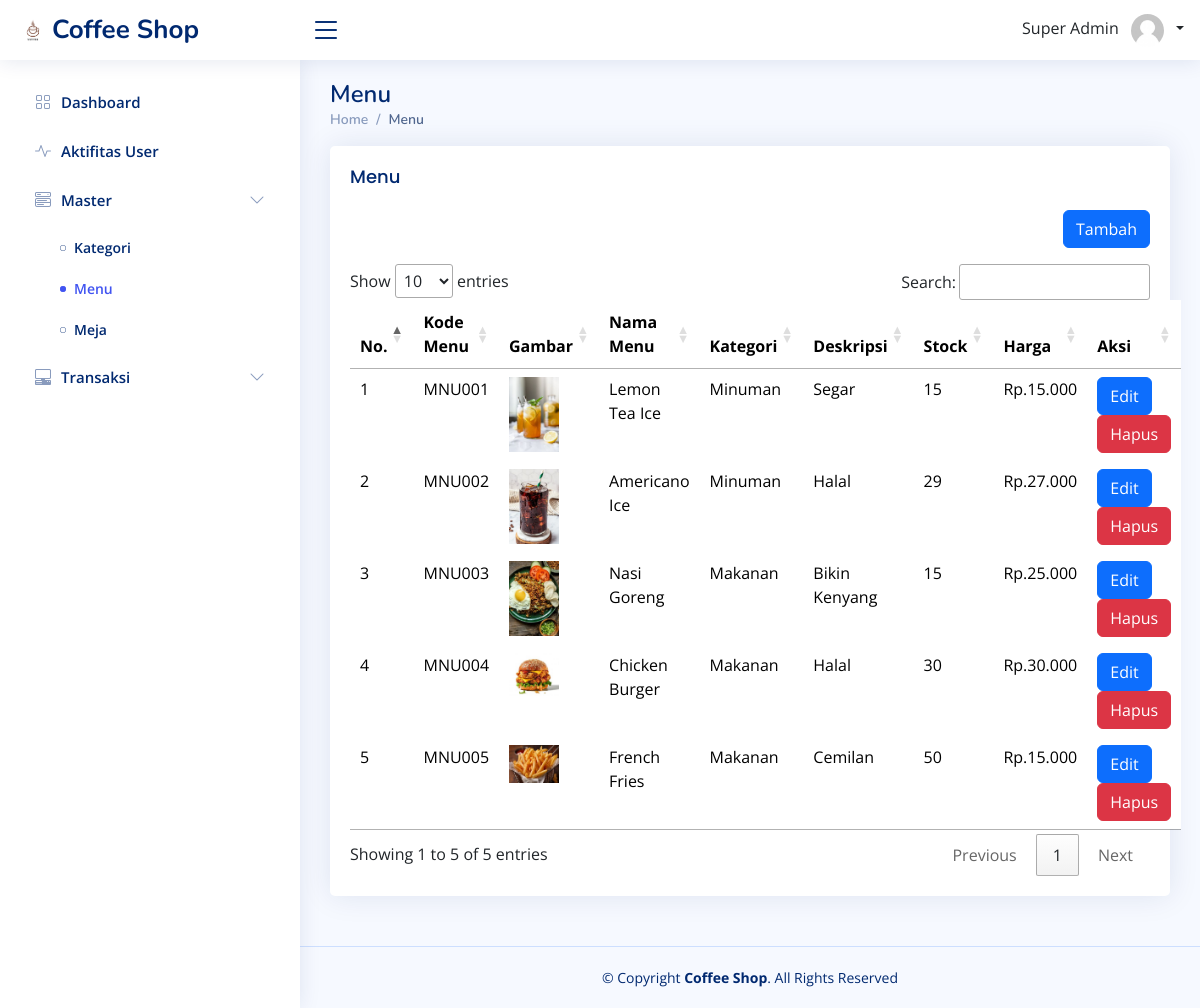
/index_manajer.php?page=menu (signed in), run on an earlier commit of the app's database.
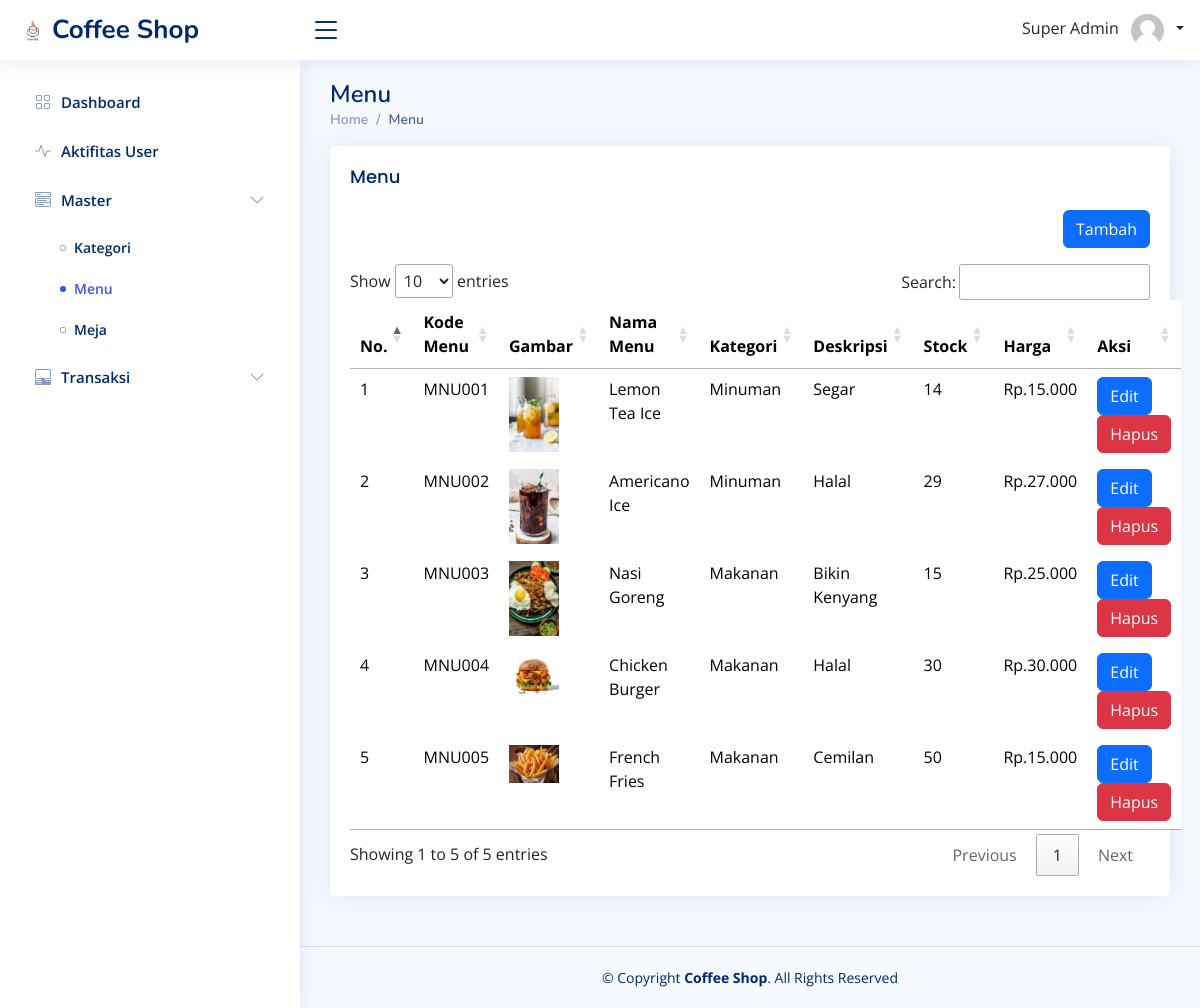
And on a later commit of the database.
### tables this page shows
CREATE TABLE `t_menu` (
  `id_menu` int(11) NOT NULL,
  `kode_menu` varchar(255) NOT NULL,
  `gambar` varchar(255) NOT NULL,
  `nama_menu` varchar(255) NOT NULL,
  `id_kategori` int(11) NOT NULL,
  `deskripsi` text NOT NULL,
  `stock` int(11) NOT NULL,
  `harga` int(11) NOT NULL
);

CREATE TABLE `tkategori` (
  `id` int(11) NOT NULL,
  `kode_kategori` varchar(255) NOT NULL,
  `nama_kategori` varchar(255) NOT NULL
);

### function/view-query.php (called while the page is built, shortened)
<?php
function getMenu($id = null)
{
    $conn = connection();
    if ($id) {
        $query = "SELECT t_menu.*, tkategori.kode_kategori, tkategori.nama_kategori FROM t_menu JOIN tkategori ON t_menu.id_kategori = tkategori.id WHERE t_menu.id_menu = '$id'";
    } else {
        $query = "SELECT t_menu.*, tkategori.kode_kategori, tkategori.nama_kategori FROM t_menu JOIN tkategori ON t_menu.id_kategori = tkategori.id";
    }
    $result = mysqli_query($conn, $query);
    return $result;
}

### pages-manajer/menu/index_manajer.php (the view, shortened to what this page needs)
<?php
include('function/view-query.php');
$data = getMenu();
?>
<main id="main" class="main">
    <div class="pagetitle">
        <h1>Menu</h1>
        <nav>
            <ol class="breadcrumb">
                <li class="breadcrumb-item"><a href="index_manajer.php">Home</a></li>
                <li class="breadcrumb-item active">Menu</li>
            </ol>
        </nav>
    </div>
    <section class="section">
        <div class="row">
            <div class="col-lg-12">
                <div class="card">
                    <div class="card-body">
                        <h5 class="card-title">Menu</h5>
                        <div class="text-end mb-3">
                            <a href="index_manajer.php?page=menu/create">
                                <button type="button" class="btn btn-primary">
                                    Tambah
                                </button>
                            </a>
                        </div>
                        <table class="table table-borderless" id="table-menu">
                            <thead>
                                <tr>
                                    <th>No.</th>
                                    <th>Kode Menu</th>
                                    <th>Gambar</th>
                                    <th>Nama Menu</th>
                                    <th>Kategori</th>
                                    <th>Deskripsi</th>
                                    <th>Stock</th>
                                    <th>Harga</th>
                                    <th>Aksi</th>
                                </tr>
                            </thead>
                            <tbody>
                                <?php
                                if (empty($data)) { ?>
                                    <tr>
                                        <td colspan="8" class="text-center">Tidak ada data</td>
                                    </tr>
                                    <?php } else {
                                    foreach ($data as $key => $value) { ?>
                                        <tr>
                                            <td><?= $key + 1 ?></td>
                                            <td><?= $value['kode_menu'] ?></td>
                                            <td>
                                                <img src="public/img/product/<?= $value['gambar'] ?>" width="50px">
                                            </td>
                                            <td><?= $value['nama_menu'] ?></td>
                                            <td><?= $value['nama_kategori'] ?></td>
                                            <td><?= $value['deskripsi'] ?></td>
                                            <td><?= $value['stock'] ?></td>
                                            <td>Rp.<?= number_format($value['harga'], 0, ',', '.') ?></td>
                                            <td>
                                                <a href="index_manajer.php?page=menu/edit&id=<?= $value['id_menu'] ?>">
                                                    <button type="button" class="btn btn-primary">
                                                        Edit
                                                    </button>
                                                </a>
                                                <a href="logic/menu/delete.php?id=<?= $value['id_menu'] ?>" onclick="javascript:return confirm('Hapus Data Barang ?');">
                                                    <button type="button" class="btn btn-danger">
                                                        Hapus
                                                    </button>
                                                </a>
                                            </td>
                                        </tr>
                                <?php }
                                }
                                ?>
                            </tbody>
                        </table>
                    </div>
                </div>
            </div>
        </div>
    </section>
</main>

### index_manajer.php (shortened to what this page needs)
<?php
if (isset($_SESSION['login'])) {
  include 'pages-manajer/layouts/header.php';
  include 'pages-manajer/layouts/navbar.php';
  include 'pages-manajer/layouts/sidebar.php';
  if (!empty($_GET['page'])) {
    include 'pages-manajer' . '/' . $_GET['page'] . '/index_manajer.php';
  } else {
    include 'pages-manajer/dashboard/index_manajer.php';
  }
  include 'pages-manajer/layouts/footer.php';
} else {
  echo '<script>window.location="pages-manajer/auth/login.php";</script>';
  exit;
}

### pages-manajer/layouts/header.php (shortened to what this page needs)
<?php
$page = $_GET['page'] ?? 'dashboard';
?>
<!DOCTYPE html>
<html lang="en">
<head>
  <link rel="stylesheet" type="text/css" media="screen" href="https://cdn.datatables.net/1.10.19/css/jquery.dataTables.min.css">
  <link href="assets/vendor/bootstrap/css/bootstrap.min.css" rel="stylesheet">
  <link href="assets/vendor/bootstrap-icons/bootstrap-icons.css" rel="stylesheet">
  <link href="assets/vendor/boxicons/css/boxicons.min.css" rel="stylesheet">
  <link href="assets/vendor/quill/quill.snow.css" rel="stylesheet">
  <link href="assets/vendor/quill/quill.bubble.css" rel="stylesheet">
  <link href="assets/vendor/remixicon/remixicon.css" rel="stylesheet">
  <link href="assets/vendor/simple-datatables/style.css" rel="stylesheet">
  <link href="assets/css/style.css" rel="stylesheet">
</head>
<body>

### pages-manajer/layouts/navbar.php (shortened to what this page needs)
<header id="header" class="header fixed-top d-flex align-items-center">
  <div class="d-flex align-items-center justify-content-between">
    <a href="index.html" class="logo d-flex align-items-center">
      <img src="assets/img/coffe.png" alt="">
      <span class="d-none d-lg-block">Coffee Shop</span>
    </a>
    <i class="bi bi-list toggle-sidebar-btn"></i>
  </div>
  <nav class="header-nav ms-auto">
    <ul class="d-flex align-items-center">
      <li class="nav-item dropdown pe-3">
        <a class="nav-link text-dark" href="#" data-bs-toggle="dropdown">
          <span class="me-2 text-sm"><?= $_SESSION['nama_user'] ?></span>
          <img src="assets/img/user.jpg" alt="Profile" class="rounded-circle" style="width: 33px">
          <span class="right ms-2 dropdown-toggle"></span>
        </a>
      </li>
    </ul>
  </nav>
</header>

### pages-manajer/layouts/sidebar.php (shortened to what this page needs)
<?php
if ($page == 'dashboard') {
  $classDashboard = 'nav-link active';
} else {
  $classDashboard = 'nav-link collapsed';
}
if ($page == 'aktifitas') {
  $classAktifitas = 'nav-link active';
} else {
  $classAktifitas = 'nav-link collapsed';
}
?>
<aside id="sidebar" class="sidebar">
  <ul class="sidebar-nav" id="sidebar-nav">
    <li class="nav-item">
      <a class="<?php echo $classDashboard ?>" href="index_manajer.php">
        <i class="bi bi-grid"></i>
        <span>Dashboard</span>
      </a>
    </li>
    <li class="nav-item">
      <a class="<?php echo $classAktifitas ?>" href="index_manajer.php?page=log-aktifitas">
        <i class="bi bi-activity"></i>
        <span>Aktifitas User</span>
      </a>
    </li>
    <li class="nav-item">
      <a class="nav-link collapsed" data-bs-target="#master-nav" data-bs-toggle="collapse" href="#">
        <i class="bi bi-menu-button-wide"></i><span>Master</span><i class="bi bi-chevron-down ms-auto"></i>
      </a>
      <ul id="master-nav" class="nav-content collapse <?php if ($page == 'kategori' || $page == 'menu' || $page == 'meja') echo 'show' ?>" data-bs-parent="#sidebar-nav">
        <li>
          <a href="index_manajer.php?page=kategori" class="<?php if ($page == 'kategori') echo 'active' ?>">
            <i class="bi bi-circle"></i><span>Kategori</span>
          </a>
        </li>
        <li>
          <a href="index_manajer.php?page=menu" class="<?php if ($page == 'menu') echo 'active' ?>">
            <i class="bi bi-circle"></i><span>Menu</span>
          </a>
        </li>
        <li>
          <a href="index_manajer.php?page=meja" class="<?php if ($page == 'meja') echo 'active' ?>">
            <i class="bi bi-circle"></i><span>Meja</span>
          </a>
        </li>
      </ul>
    </li>
    <li class="nav-item">
      <a class="nav-link collapsed" data-bs-target="#transaksi-nav" data-bs-toggle="collapse" href="#">
        <i class="bi bi-pc-display-horizontal"></i><span>Transaksi</span><i class="bi bi-chevron-down ms-auto"></i>
      </a>
    </li>
  </ul>
</aside>

### pages-manajer/layouts/footer.php (shortened to what this page needs)
<footer id="footer" class="footer">
  <div class="copyright">
    &copy; Copyright <strong><span>Coffee Shop</span></strong>. All Rights Reserved
  </div>
</footer>
</body>
</html>

### assets/css/style.css (style rules this page uses)
:root { scroll-behavior: smooth; }
body { font-family: "Open Sans", sans-serif; background: #f6f9ff; color: #444444; }
a { color: #4154f1; text-decoration: none; }
h1, h2, h3, h4, h5, h6 { font-family: "Nunito", sans-serif; }
#main { margin-top: 60px; padding: 20px 30px; transition: all 0.3s; }
.pagetitle { margin-bottom: 10px; }
.pagetitle h1 { font-size: 24px; margin-bottom: 0; font-weight: 600; color: #012970; }
.card { margin-bottom: 30px; border: none; border-radius: 5px; box-shadow: 0px 0 30px rgba(1, 41, 112, 0.1); }
.card-title { padding: 20px 0 15px 0; font-size: 18px; font-weight: 500; color: #012970; font-family: "Poppins", sans-serif; }
.card-body { padding: 0 20px 20px 20px; }
.breadcrumb { font-size: 14px; font-family: "Nunito", sans-serif; color: #899bbd; font-weight: 600; }
.breadcrumb a { color: #899bbd; transition: 0.3s; }
.breadcrumb .breadcrumb-item::before { color: #899bbd; }
.breadcrumb .active { color: #51678f; font-weight: 600; }
.logo { line-height: 1; }
@media (min-width: 1200px) { .logo { width: 280px; } }
.logo img { max-height: 26px; margin-right: 6px; }
.logo span { font-size: 26px; font-weight: 700; color: #012970; font-family: "Nunito", sans-serif; }
.header { transition: all 0.5s; z-index: 997; height: 60px; box-shadow: 0px 2px 20px rgba(1, 41, 112, 0.1); background-color: #fff; padding-left: 20px; }
.header .toggle-sidebar-btn { font-size: 32px; padding-left: 10px; cursor: pointer; color: #012970; }
.header-nav ul { list-style: none; }
.header-nav>ul { margin: 0; padding: 0; }
.sidebar { position: fixed; top: 60px; left: 0; bottom: 0; width: 300px; z-index: 996; transition: all 0.3s; padding: 20px; overflow-y: auto; scrollbar-width: thin; scrollbar-color: #aab7cf transparent; box-shadow: 0px 0px 20px rgba(1, 41, 112, 0.1); background-color: #fff; }
@media (min-width: 1200px) { #main, #footer { margin-left: 300px; } }
.sidebar-nav { padding: 0; margin: 0; list-style: none; }
.sidebar-nav li { padding: 0; margin: 0; list-style: none; }
.sidebar-nav .nav-item { margin-bottom: 5px; }
.sidebar-nav .nav-link { display: flex; align-items: center; font-size: 15px; font-weight: 600; color: #4154f1; transition: 0.3; background: #f6f9ff; padding: 10px 15px; border-radius: 4px; }
.sidebar-nav .nav-link i { font-size: 16px; margin-right: 10px; color: #4154f1; }
.sidebar-nav .nav-link.collapsed { color: #012970; background: #fff; }
.sidebar-nav .nav-link.collapsed i { color: #899bbd; }
.sidebar-nav .nav-link .bi-chevron-down { margin-right: 0; transition: transform 0.2s ease-in-out; }
.sidebar-nav .nav-content { padding: 5px 0 0 0; margin: 0; list-style: none; }
.sidebar-nav .nav-content a { display: flex; align-items: center; font-size: 14px; font-weight: 600; color: #012970; transition: 0.3; padding: 10px 0 10px 40px; transition: 0.3s; }
.sidebar-nav .nav-content a i { font-size: 6px; margin-right: 8px; line-height: 0; border-radius: 50%; }
.sidebar-nav .nav-content a:hover, .sidebar-nav .nav-content a.active { color: #4154f1; }
.sidebar-nav .nav-content a.active i { background-color: #4154f1; }
.footer { padding: 20px 0; font-size: 14px; transition: all 0.3s; border-top: 1px solid #cddfff; }
.footer .copyright { text-align: center; color: #012970; }

What changed in the data, as far as the page shows it:
changed t_menu "MNU001": stock "15" → "14"
